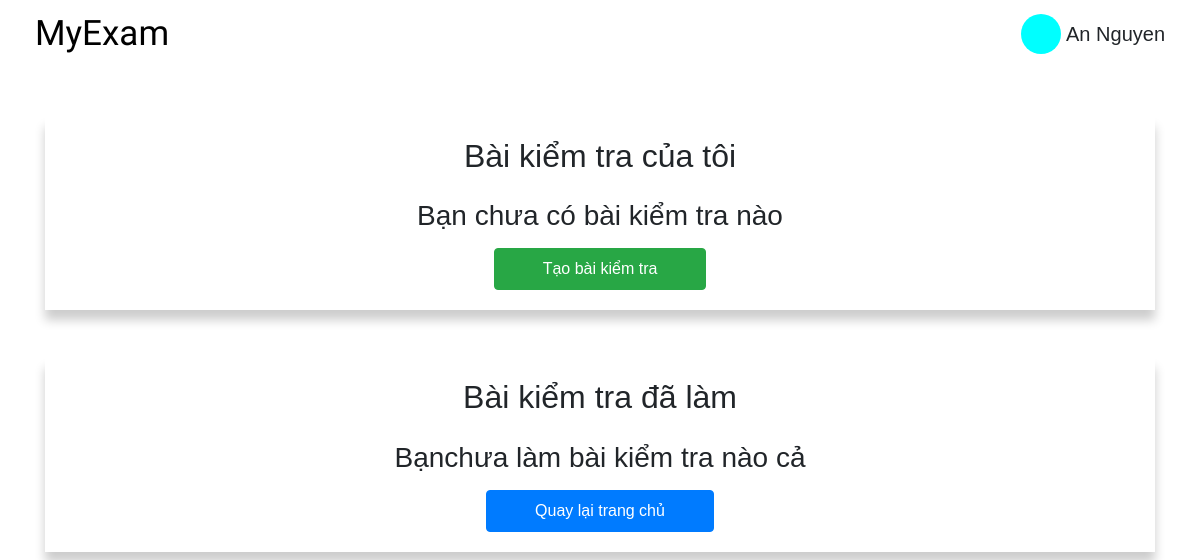
Page /home/user=user6/my-test/ (signed in) on the earlier database version.
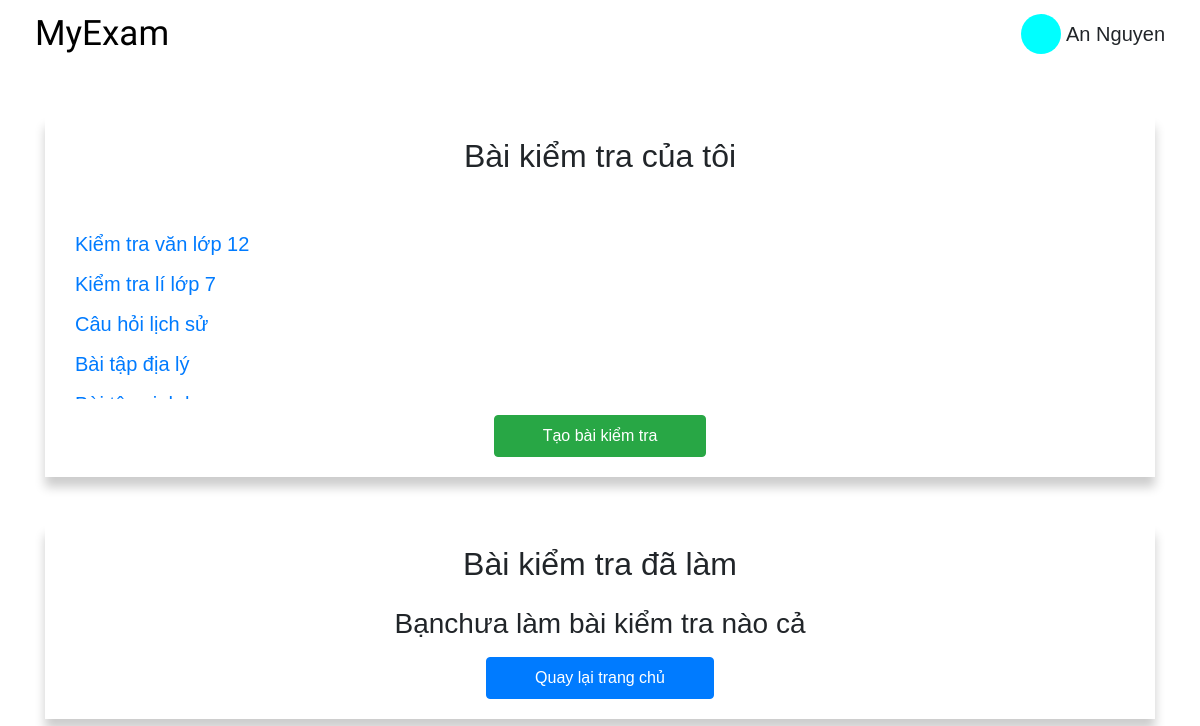
Same page on the later database version.
### home/models.py (models this page shows, shortened)
class Exam(models.Model):
    key = models.ForeignKey( User ,on_delete = models.CASCADE)
    examName = models.CharField(max_length= 200, default= "")

### home/views.py (the view, shortened to what this page needs)
# urls.py: path('home/user=<str:username>/my-test/', views.myTest, name= "my-test"),
def myTest(request, username):
    user = request.session.get('user', None)
    print('user')
    if user is None or user == '' or user == []:
        return redirect(reverse('sign-in'))
    user = User.objects.get(username = username)
    my_exams = Exam.objects.filter(key=user)
    my_exams_context = []
    for exam in my_exams:
        my_exams_context.append({
            "exam":exam.examName
        })
    if my_exams_context == []:
        my_exams_context = 'none'
    do_exams = Exam.objects.exclude(key = user)# lấy ra những exams không phải do user này tạo ra
    done_exams_context = []
    for exam in do_exams:
        creator = exam.key
        score_obj = []
        for score in Point.objects.filter(key1 = user,key2 = exam):
            score_obj.append(score)
        score = None
        if score_obj ==[]:
            pass
    if done_exams_context == []:
        done_exams_context = 'none'
    context = {
        "user": user,
        "my_exams":my_exams_context,
        "done_exams":done_exams_context,
    }
    return render(request,"home/my-test.html",{"context":context})

### home/templates/home/my-test.html (shortened to what this page needs)
{% extends "home/base/base-home.html" %}
{% block name %}
{{context.user.first_name}} {{context.user.last_name}}
{% endblock %}
{% block my-home %}
    {% url 'home' context.user.username %}
{% endblock %}
{% block content %}
    <div class="container pb-5">
        <div class="test-section mt-5">
            <h2 class="text-center mb-4">Bài kiểm tra của tôi</h2>
            {% if context.my_exams == 'none' %}
                <h3 class="text-center">Bạn chưa có bài kiểm tra nào </h3>
            {% else %}
                <div class="my-exam">
                    {% for exam in context.my_exams %}
                        <a href="" class="my-exam__exam">{{ exam.exam }}</a>
                    {% endfor %}
                </div>
            {% endif %}
            <div class="d-flex justify-content-center mt-3">
                <button type="button" class="btn btn-success px-5 py-2" id="createTestBtn" data-toggle="modal" data-target="#myModal">Tạo bài kiểm tra</a>
            </div>
        </div>
        <div class="test-section mt-5">
            <h2 class="text-center mb-4">Bài kiểm tra đã làm</h2>
            {% if context.done_exams == 'none' %}
                <h3 class="text-center"> Bạnchưa làm bài kiểm tra nào cả</h3>
                <div class="d-flex justify-content-center mt-3">
                    <a href="{% url 'home' context.user.username %}" class="btn btn-primary px-5 py-2">Quay lại trang chủ</a>
                </div>
            {% endif %}
        </div>
    </div>
{% endblock %}

### home/templates/home/base/base-home.html (shortened to what this page needs)
<!DOCTYPE html>
<html lang="en">
{% include 'home/base/base-head.html' %}
<body>
    <div class="container-fluid">
        <nav class="main-nav py-2">
            <a href="{% block my-home %} {% endblock %}" class="nav-brand">MyExam</a>
            <div class="user-icon">
                <div class="user-icon__img"></div>
                <p class="user-icon__name">{% block name %} {% endblock %}</p>
            </div>
        </nav>
    </div>
    {% block content %}
    {% endblock %}
</body>
</html>

### home/templates/home/base/base-head.html (shortened to what this page needs)
{% load static %}
<head>
    <link rel="stylesheet" href=" {% static 'home/bootstrap/css/bootstrap.min.css' %}">
    <link rel="stylesheet" href="{% static 'home/css/style.css' %}">
    <link rel="stylesheet" href="https://cdnjs.cloudflare.com/ajax/libs/font-awesome/5.13.0/css/all.min.css">
</head>

### home/templates/home/base/base-js.html (shortened to what this page needs)
{% load static %}

### home/static/home/css/style.css (style rules this page uses)
:root { --color-primary-light:#00e8e8; }
* { font-family: Arial, Helvetica, sans-serif; margin:0; padding:0; box-sizing: border-box; }
.main-nav { display:flex; align-items: center; padding:20px; }
.nav-brand { font-size:35px; font-family: 'Lobster', cursive; color:black; text-decoration: none !important; }
.user-icon { margin-left:auto; display:flex; align-items: center; position: relative; }
.user-icon__img { width:40px; height:40px; border-radius: 50%; background-color: aqua; }
.user-icon__name { margin:auto 0; margin-left:5px; font-size:20px; }
.test-section { padding: 20px; box-shadow: 0px 10px 10px rgba(0,0,0,.2); }
.my-exam__exam { margin: 10px 0; display:block !important; font-size:20px !important; transition: all .2s linear; border-radius: 2px; }
.my-exam { padding: 20px 10px; max-height: 200px !important; overflow-y: scroll; }

Differences in the rows shown:
added Exam: exam "Kiểm tra văn lớp 12"
added Exam: exam "Kiểm tra lí lớp 7"
added Exam: exam "Câu hỏi lịch sử"
added Exam: exam "Bài tập địa lý"
Other differences:
text no longer shown: "Bạn chưa có bài kiểm tra nào"
